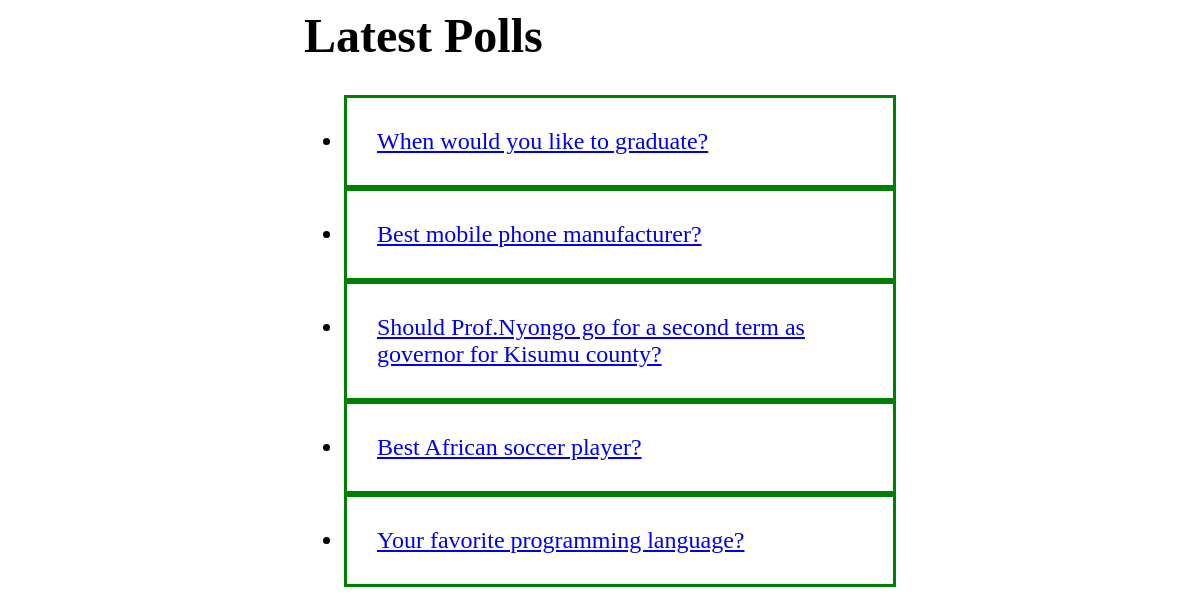
The app's page /, older data.
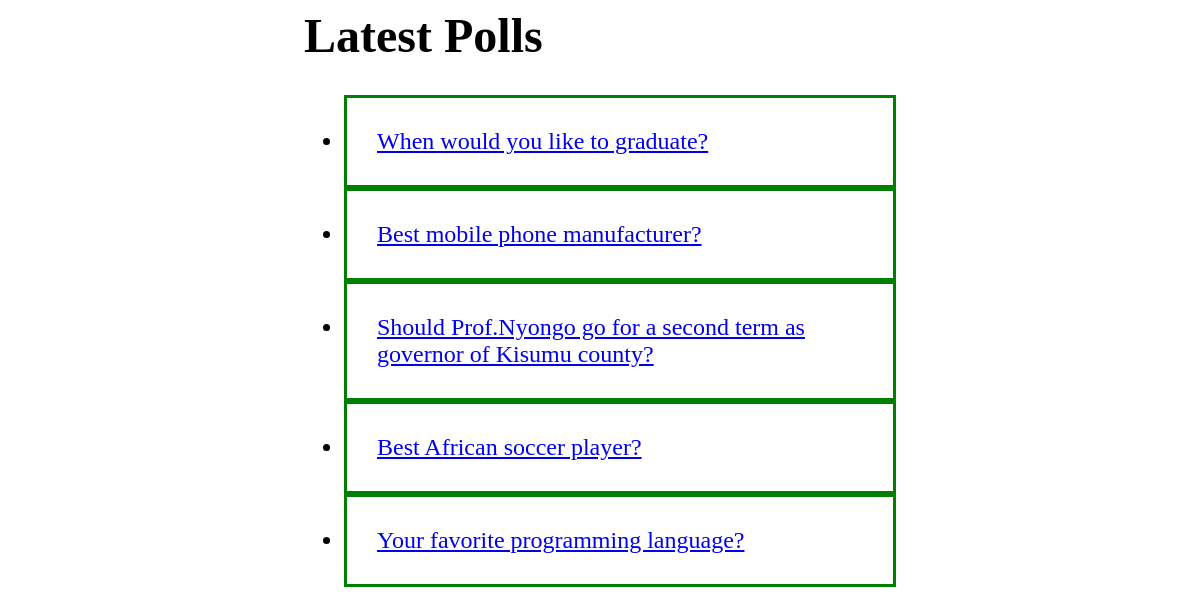
The same page, newer data.
### polls/models.py (models this page shows, shortened)
class Question(models.Model):
    question_text = models.CharField(max_length=200)
    pub_date = models.DateTimeField('date published')
    def was_published_recently(self):
        now = timezone.now()
        return now - datetime.timedelta(days=1) <= self.pub_date <= now
    was_published_recently.admin_order_field = 'pub_date'
    was_published_recently.boolean = True
    was_published_recently.short_description = 'Published recently?'

### polls/views.py (the view)
# urls.py: path('', views.IndexView.as_view(), name='index'),
class IndexView(generic.ListView):
    template_name = 'polls/index.html'
    context_object_name = 'latest_question_list'
    def get_queryset(self):
        past_questions = Question.objects.filter(
            pub_date__lte=timezone.now()
        ).order_by('-pub_date')[:5]
        past_questions_with_choices = []
        for question in past_questions:
            if question.choice_set.count() != 0:
                past_questions_with_choices.append(question)
        return past_questions_with_choices

### polls/templates/polls/index.html
{% load static %}
<link rel="stylesheet" type="text/css" href="{% static 'polls/style.css' %}">
<div class='content'>
    <h1>Latest Polls</h1>
    {% if latest_question_list %}
        <ul>
        {% for question in latest_question_list %}
            <li><a href="{% url 'polls:detail' question.id %}">{{ question.question_text }}</a></li>
        {% endfor %}
        </ul>
    {% else %}
    <p>No polls are available.</p>
    {% endif %}
</div>

Row changes from the older to the newer data that the page shows:
changed Question: question_text "Should Prof.Nyongo go for a second term as governor for Kisumu county?" → "Should Prof.Nyongo go for a second term as governor of Kisumu county?"
